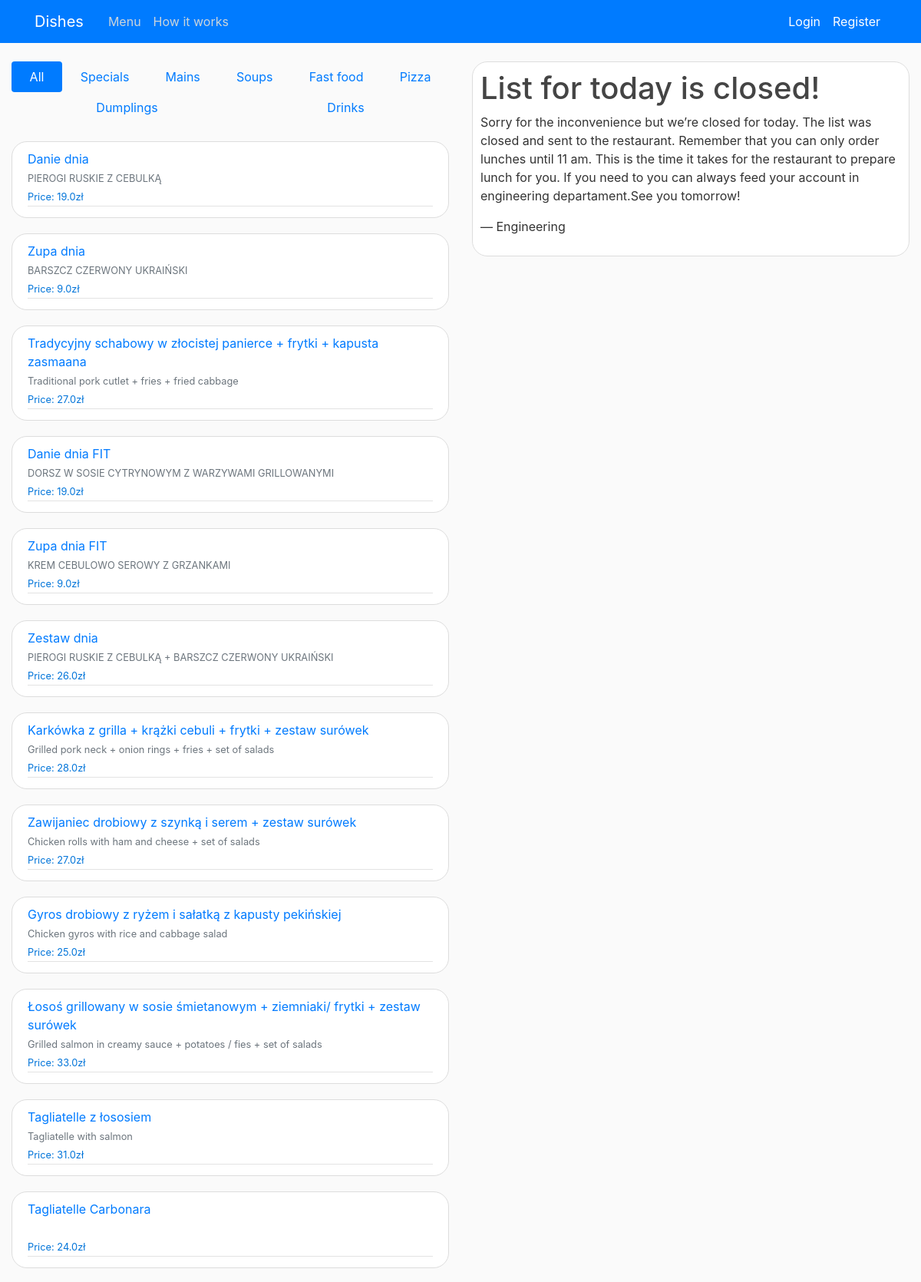
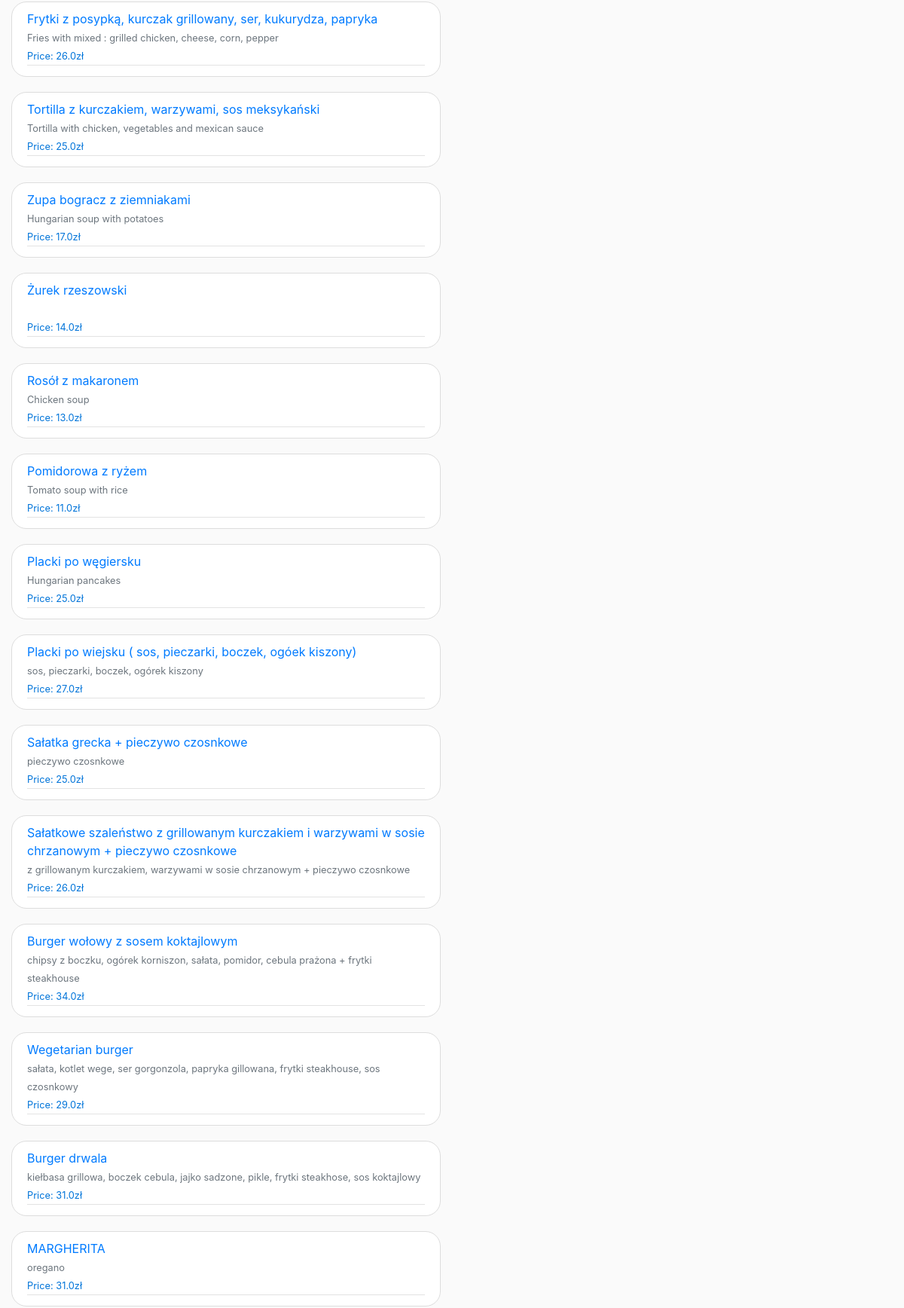
The page / (upper part) on the database its author committed (2 pictures, top to bottom).
### shop/models.py (models this page shows, shortened)
class Dish(models.Model):
    name = models.CharField(max_length=100)
    ingredient = models.CharField(max_length=250, blank=True)
    price = models.FloatField()
    dish_type = models.CharField(max_length=20)
    dish_addon = models.BooleanField(default=True)

### shop/views.py (the view)
# urls.py: 2. Add a URL to urlpatterns:  path('', views.home, name='home')
def home (request):
    context = {
        'dish': selectMenu('all'),
        'type': 'all',
        'hoursStart': startTime,
        'hoursEnd': endTime,
        'time': datetime.now()
    }
    try:
        values = countTotalPrice(request.user)
        context.update({'cart': values["items_in_cart"], 'sum_price': values["total_price"]})
        money = Profile.objects.get(user=request.user).money
        context.update({'money': money})
    except:
        pass
    return render(request, 'shop/home.html',context)

### shop/views.py (called while the page is built)
def countTotalPrice(user):
    items_in_cart = Cart.objects.filter(user=user)
    total_price = 0
    for item in items_in_cart:
        composition_price = item.composition.dish.price + item.composition.addon.price
        total_price += composition_price * item.quantity
    value_to_return ={
        'total_price': total_price,
        'items_in_cart': items_in_cart
    }
    return value_to_return

### shop/templates/shop/home.html (shortened to what this page needs)
{% extends 'shop/base.html' %}
{% block content %}
<nav class="nav nav-pills flex-column flex-sm-row">
    {% if type == 'all' %}
        <a class="flex-sm-fill text-sm-center nav-link active" href="{% url 'shop-select' 'all' %}">All</a>
        <a class="flex-sm-fill text-sm-center nav-link" href="{% url 'shop-select' 'special'%}">Specials</a>
        <a class="flex-sm-fill text-sm-center nav-link" href="{% url 'shop-select' 'main'%}">Mains</a>
        <a class="flex-sm-fill text-sm-center nav-link" href="{% url 'shop-select' 'soup'%}">Soups</a>
        <a class="flex-sm-fill text-sm-center nav-link" href="{% url 'shop-select' 'fastfood'%}">Fast food</a>
        <a class="flex-sm-fill text-sm-center nav-link" href="{% url 'shop-select' 'pizza'%}">Pizza</a>
        <a class="flex-sm-fill text-sm-center nav-link" href="{% url 'shop-select' 'dumplig'%}">Dumplings</a>
        <a class="flex-sm-fill text-sm-center nav-link" href="{% url 'shop-select' 'drinks'%}">Drinks</a>
    {% endif %}
</nav>
<br>
{% for menu in dish %}
    <article class="media content-section">
        <div class="media-body">
            <div class="article-metadata">
                <a class="mr-2" href="{% url 'shop-open-dish' menu.id %}">{{ menu.name }}</a><br>
                <small class="text-muted">{{ menu.ingredient }}</small><br>
                <small class="article-content" style='color:#0074d9'>Price: {{ menu.price }}zł</small>
            </div>
        </div>
    </article>
{% endfor %}
{% endblock content %}

### shop/static/shop/main.css (style rules this page uses)
body { background: #fafafa; color: #333333; margin-top: 5rem; }
.content-section { background: #ffffff; padding: 10px 20px; border: 1px solid #dddddd; border-radius: 20px; margin-bottom: 20px; }
.article-content { white-space: pre-line; }
.article-metadata { padding-bottom: 1px; margin-bottom: 4px; border-bottom: 1px solid #e3e3e3 }

### rows shown on the page
Dish: name "Danie dnia", ingredient "PIEROGI RUSKIE Z CEBULKĄ", price "19.0"
Dish: name "Zupa dnia", ingredient "BARSZCZ CZERWONY UKRAIŃSKI", price "9.0"
Dish: name "Tradycyjny schabowy w złocistej panierce + frytki + kapusta zasmaana", ingredient "Traditional pork cutlet + fries + fried cabbage", price "27.0"
Dish: name "Danie dnia FIT", ingredient "DORSZ W SOSIE CYTRYNOWYM Z WARZYWAMI GRILLOWANYMI", price "19.0"
Dish: name "Zupa dnia FIT", ingredient "KREM CEBULOWO SEROWY Z GRZANKAMI", price "9.0"
Dish: name "Zestaw dnia", ingredient "PIEROGI RUSKIE Z CEBULKĄ + BARSZCZ CZERWONY UKRAIŃSKI", price "26.0"
Dish: name "Karkówka z grilla + krążki cebuli + frytki + zestaw surówek", ingredient "Grilled pork neck + onion rings + fries + set of salads", price "28.0"
Dish: name "Zawijaniec drobiowy z szynką i serem + zestaw surówek", ingredient "Chicken rolls with ham and cheese + set of salads", price "27.0"
Dish: name "Gyros drobiowy z ryżem i sałatką z kapusty pekińskiej", ingredient "Chicken gyros with rice and cabbage salad", price "25.0"
Dish: name "Łosoś grillowany w sosie śmietanowym + ziemniaki/ frytki + zestaw surówek", ingredient "Grilled salmon in creamy sauce + potatoes / fies + set of salads", price "33.0"
Dish: name "Tagliatelle z łososiem", ingredient "Tagliatelle with salmon", price "31.0"
Dish: name "Tagliatelle Carbonara", price "24.0"
Dish: name "Frytki z posypką, kurczak grillowany, ser, kukurydza, papryka", ingredient "Fries with mixed : grilled chicken, cheese, corn, pepper", price "26.0"
Dish: name "Tortilla z kurczakiem, warzywami, sos meksykański", ingredient "Tortilla with chicken, vegetables and mexican sauce", price "25.0"
Dish: name "Zupa bogracz z ziemniakami", ingredient "Hungarian soup with potatoes", price "17.0"
Dish: name "Żurek rzeszowski", price "14.0"
Dish: name "Rosół z makaronem", ingredient "Chicken soup", price "13.0"
Dish: name "Pomidorowa z ryżem", ingredient "Tomato soup with rice", price "11.0"
Dish: name "Placki po węgiersku", ingredient "Hungarian pancakes", price "25.0"
Dish: name "Placki po wiejsku ( sos, pieczarki, boczek, ogóek kiszony)", ingredient "sos, pieczarki, boczek, ogórek kiszony", price "27.0"
Dish: name "Sałatka grecka + pieczywo czosnkowe", ingredient "pieczywo czosnkowe", price "25.0"
Dish: name "Sałatkowe szaleństwo z grillowanym kurczakiem i warzywami w sosie chrzanowym + pieczywo czosnkowe", ingredient "z grillowanym kurczakiem, warzywami w sosie chrzanowym + pieczywo czosnkowe", price "26.0"
Dish: name "Burger wołowy z sosem koktajlowym", ingredient "chipsy z boczku, ogórek korniszon, sałata, pomidor, cebula prażona + frytki steakhouse", price "34.0"
Dish: name "Wegetarian burger", ingredient "sałata, kotlet wege, ser gorgonzola, papryka gillowana, frytki steakhouse, sos czosnkowy", price "29.0"
Dish: name "Burger drwala", ingredient "kiełbasa grillowa, boczek cebula, jajko sadzone, pikle, frytki steakhose, sos koktajlowy", price "31.0"
Dish: name "MARGHERITA", ingredient "oregano", price "31.0"
